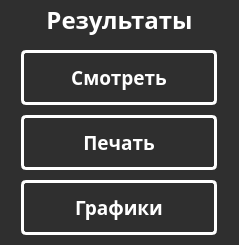
   <widget class="QFrame" name="frame_results">
    <property name="geometry">
     <rect>
      <x>269</x>
      <y>160</y>
      <width>239</width>
      <height>245</height>
     </rect>
    </property>
    <property name="styleSheet">
     <string notr="true">border-radius: 20px;
background: rgba(47, 47, 47, 1);</string>
    </property>
    <property name="frameShape">
     <enum>QFrame::StyledPanel</enum>
    </property>
    <property name="frameShadow">
     <enum>QFrame::Raised</enum>
    </property>
    <widget class="QLabel" name="label_results">
     <property name="geometry">
      <rect>
       <x>0</x>
       <y>0</y>
       <width>239</width>
       <height>40</height>
      </rect>
     </property>
     <property name="font">
      <font>
       <family>Montserrat ExtraBold</family>
       <pointsize>18</pointsize>
       <weight>75</weight>
       <bold>true</bold>
      </font>
     </property>
     <property name="styleSheet">
      <string notr="true">color: rgb(255, 255, 255);</string>
     </property>
     <property name="text">
      <string>Результаты</string>
     </property>
     <property name="alignment">
      <set>Qt::AlignCenter</set>
     </property>
    </widget>
    <widget class="QPushButton" name="pushButton_Print">
     <property name="geometry">
      <rect>
       <x>21</x>
       <y>115</y>
       <width>196</width>
       <height>55</height>
      </rect>
     </property>
     <property name="font">
      <font>
       <family>Montserrat ExtraBold</family>
       <pointsize>14</pointsize>
       <weight>75</weight>
       <bold>true</bold>
       <stylestrategy>PreferDefault</stylestrategy>
      </font>
     </property>
     <property name="layoutDirection">
      <enum>Qt::LeftToRight</enum>
     </property>
     <property name="autoFillBackground">
      <bool>false</bool>
     </property>
     <property name="styleSheet">
      <string notr="true">
border-radius: 5px;
border: 3px solid rgb(255, 255, 255);
color: rgb(255, 255, 255);
padding-top: -1px;</string>
     </property>
     <property name="text">
      <string>Печать</string>
     </property>
     <property name="checkable">
      <bool>false</bool>
     </property>
     <property name="autoDefault">
      <bool>false</bool>
     </property>
     <property name="default">
      <bool>false</bool>
     </property>
     <property name="flat">
      <bool>false</bool>
     </property>
    </widget>
    <widget class="QPushButton" name="pushButton_Graph">
     <property name="geometry">
      <rect>
       <x>21</x>
       <y>180</y>
       <width>196</width>
       <height>55</height>
      </rect>
     </property>
     <property name="font">
      <font>
       <family>Montserrat ExtraBold</family>
       <pointsize>14</pointsize>
       <weight>75</weight>
       <bold>true</bold>
      </font>
     </property>
     <property name="autoFillBackground">
      <bool>false</bool>
     </property>
     <property name="styleSheet">
      <string notr="true">border-radius: 5px;
border: 3px solid rgb(255, 255, 255);
color: rgb(255, 255, 255);
padding-top: -1px;</string>
     </property>
     <property name="text">
      <string>Графики</string>
     </property>
     <property name="checkable">
      <bool>false</bool>
     </property>
     <property name="autoDefault">
      <bool>false</bool>
     </property>
     <property name="flat">
      <bool>false</bool>
     </property>
    </widget>
    <widget class="QPushButton" name="pushButton_View">
     <property name="geometry">
      <rect>
       <x>21</x>
       <y>50</y>
       <width>196</width>
       <height>55</height>
      </rect>
     </property>
     <property name="font">
      <font>
       <family>Montserrat ExtraBold</family>
       <pointsize>14</pointsize>
       <weight>75</weight>
       <italic>false</italic>
       <bold>true</bold>
       <underline>false</underline>
       <strikeout>false</strikeout>
       <kerning>true</kerning>
      </font>
     </property>
     <property name="contextMenuPolicy">
      <enum>Qt::DefaultContextMenu</enum>
     </property>
     <property name="autoFillBackground">
      <bool>false</bool>
     </property>
     <property name="styleSheet">
      <string notr="true">border-radius: 5px;
border: 3px solid rgb(255, 255, 255);
color: rgb(255, 255, 255);
padding-top: -1px;

</string>
     </property>
     <property name="text">
      <string>Смотреть</string>
     </property>
     <property name="checkable">
      <bool>false</bool>
     </property>
     <property name="autoDefault">
      <bool>false</bool>
     </property>
     <property name="flat">
      <bool>false</bool>
     </property>
    </widget>
   </widget>
